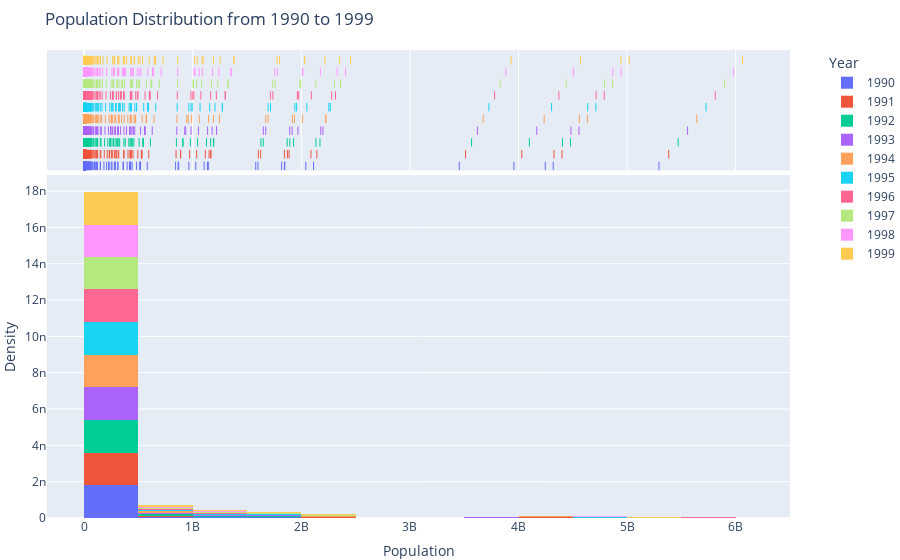

Here is the notebook cell this chart was saved with:
### Markdown cell above
- most populations in the countries are between the 0 to 0.5B in the 10 years from 1980 to 1989
- we have small number of populations in some countries between 4B to 5B
- we can notice the number of populations between the 0.5 and 2 are increasing in these 10 years and bigger than the previous 10 years.

### Code cell
years=data.loc[:,'1990':'1999']
# Reshape the DataFrame for Plotly Express
df = pd.melt(data, value_vars=years.columns, var_name='Year', value_name='Population')

fig = px.histogram(df, x='Population', nbins=15, histnorm='probability density', color='Year',
                   title='Population Distribution from 1990 to 1999',
                   labels={'Population': 'Population', 'Year': 'Year'},
                   marginal='rug')

fig.update_layout(
    xaxis=dict(title='Population'),
    yaxis=dict(title='Density'),
    legend=dict(x=1.05, y=1, traceorder='normal', orientation='v'),
    margin=dict(l=0, r=0, t=50, b=0),
)

fig.show()

### Figure 1 — Plotly figure (JSON) as saved in the notebook; plotly's stock layout.template omitted (floating-point values rounded to 4 significant figures; data arrays with more than 128 entries replaced by an {"elided": "..."} marker saying what was removed)
{"data": [{"alignmentgroup": "True", "bingroup": "x", "histnorm": "probability density", "hovertemplate": "Year=1990<br>Population=%{x}<br>probability density=%{y}<extra></extra>", "legendgroup": "1990", "marker": {"color": "#636efa", "pattern": {"shape": ""}}, "name": "1990", "nbinsx": 15, "offsetgroup": "1990", "orientation": "v", "showlegend": true, "x": {"elided": "264 float values"}, "xaxis": "x", "yaxis": "y", "type": "histogram"}, {"alignmentgroup": "True", "boxpoints": "all", "fillcolor": "rgba(255,255,255,0)", "hoveron": "points", "hovertemplate": "Year=1990<br>Population=%{x}<extra></extra>", "jitter": 0, "legendgroup": "1990", "line": {"color": "rgba(255,255,255,0)"}, "marker": {"color": "#636efa", "symbol": "line-ns-open"}, "name": "1990", "offsetgroup": "1990", "showlegend": false, "x": {"elided": "264 float values"}, "xaxis": "x2", "yaxis": "y2", "type": "box"}, {"alignmentgroup": "True", "bingroup": "x", "histnorm": "probability density", "hovertemplate": "Year=1991<br>Population=%{x}<br>probability density=%{y}<extra></extra>", "legendgroup": "1991", "marker": {"color": "#EF553B", "pattern": {"shape": ""}}, "name": "1991", "nbinsx": 15, "offsetgroup": "1991", "orientation": "v", "showlegend": true, "x": {"elided": "264 float values"}, "xaxis": "x", "yaxis": "y", "type": "histogram"}, {"alignmentgroup": "True", "boxpoints": "all", "fillcolor": "rgba(255,255,255,0)", "hoveron": "points", "hovertemplate": "Year=1991<br>Population=%{x}<extra></extra>", "jitter": 0, "legendgroup": "1991", "line": {"color": "rgba(255,255,255,0)"}, "marker": {"color": "#EF553B", "symbol": "line-ns-open"}, "name": "1991", "offsetgroup": "1991", "showlegend": false, "x": {"elided": "264 float values"}, "xaxis": "x2", "yaxis": "y2", "type": "box"}, {"alignmentgroup": "True", "bingroup": "x", "histnorm": "probability density", "hovertemplate": "Year=1992<br>Population=%{x}<br>probability density=%{y}<extra></extra>", "legendgroup": "1992", "marker": {"color": "#00cc96", "pattern": {"shape": ""}}, "name": "1992", "nbinsx": 15, "offsetgroup": "1992", "orientation": "v", "showlegend": true, "x": {"elided": "264 float values"}, "xaxis": "x", "yaxis": "y", "type": "histogram"}, {"alignmentgroup": "True", "boxpoints": "all", "fillcolor": "rgba(255,255,255,0)", "hoveron": "points", "hovertemplate": "Year=1992<br>Population=%{x}<extra></extra>", "jitter": 0, "legendgroup": "1992", "line": {"color": "rgba(255,255,255,0)"}, "marker": {"color": "#00cc96", "symbol": "line-ns-open"}, "name": "1992", "offsetgroup": "1992", "showlegend": false, "x": {"elided": "264 float values"}, "xaxis": "x2", "yaxis": "y2", "type": "box"}, {"alignmentgroup": "True", "bingroup": "x", "histnorm": "probability density", "hovertemplate": "Year=1993<br>Population=%{x}<br>probability density=%{y}<extra></extra>", "legendgroup": "1993", "marker": {"color": "#ab63fa", "pattern": {"shape": ""}}, "name": "1993", "nbinsx": 15, "offsetgroup": "1993", "orientation": "v", "showlegend": true, "x": {"elided": "264 float values"}, "xaxis": "x", "yaxis": "y", "type": "histogram"}, {"alignmentgroup": "True", "boxpoints": "all", "fillcolor": "rgba(255,255,255,0)", "hoveron": "points", "hovertemplate": "Year=1993<br>Population=%{x}<extra></extra>", "jitter": 0, "legendgroup": "1993", "line": {"color": "rgba(255,255,255,0)"}, "marker": {"color": "#ab63fa", "symbol": "line-ns-open"}, "name": "1993", "offsetgroup": "1993", "showlegend": false, "x": {"elided": "264 float values"}, "xaxis": "x2", "yaxis": "y2", "type": "box"}, {"alignmentgroup": "True", "bingroup": "x", "histnorm": "probability density", "hovertemplate": "Year=1994<br>Population=%{x}<br>probability density=%{y}<extra></extra>", "legendgroup": "1994", "marker": {"color": "#FFA15A", "pattern": {"shape": ""}}, "name": "1994", "nbinsx": 15, "offsetgroup": "1994", "orientation": "v", "showlegend": true, "x": {"elided": "264 float values"}, "xaxis": "x", "yaxis": "y", "type": "histogram"}, {"alignmentgroup": "True", "boxpoints": "all", "fillcolor": "rgba(255,255,255,0)", "hoveron": "points", "hovertemplate": "Year=1994<br>Population=%{x}<extra></extra>", "jitter": 0, "legendgroup": "1994", "line": {"color": "rgba(255,255,255,0)"}, "marker": {"color": "#FFA15A", "symbol": "line-ns-open"}, "name": "1994", "offsetgroup": "1994", "showlegend": false, "x": {"elided": "264 float values"}, "xaxis": "x2", "yaxis": "y2", "type": "box"}, {"alignmentgroup": "True", "bingroup": "x", "histnorm": "probability density", "hovertemplate": "Year=1995<br>Population=%{x}<br>probability density=%{y}<extra></extra>", "legendgroup": "1995", "marker": {"color": "#19d3f3", "pattern": {"shape": ""}}, "name": "1995", "nbinsx": 15, "offsetgroup": "1995", "orientation": "v", "showlegend": true, "x": {"elided": "264 float values"}, "xaxis": "x", "yaxis": "y", "type": "histogram"}, {"alignmentgroup": "True", "boxpoints": "all", "fillcolor": "rgba(255,255,255,0)", "hoveron": "points", "hovertemplate": "Year=1995<br>Population=%{x}<extra></extra>", "jitter": 0, "legendgroup": "1995", "line": {"color": "rgba(255,255,255,0)"}, "marker": {"color": "#19d3f3", "symbol": "line-ns-open"}, "name": "1995", "offsetgroup": "1995", "showlegend": false, "x": {"elided": "264 float values"}, "xaxis": "x2", "yaxis": "y2", "type": "box"}, {"alignmentgroup": "True", "bingroup": "x", "histnorm": "probability density", "hovertemplate": "Year=1996<br>Population=%{x}<br>probability density=%{y}<extra></extra>", "legendgroup": "1996", "marker": {"color": "#FF6692", "pattern": {"shape": ""}}, "name": "1996", "nbinsx": 15, "offsetgroup": "1996", "orientation": "v", "showlegend": true, "x": {"elided": "264 float values"}, "xaxis": "x", "yaxis": "y", "type": "histogram"}, {"alignmentgroup": "True", "boxpoints": "all", "fillcolor": "rgba(255,255,255,0)", "hoveron": "points", "hovertemplate": "Year=1996<br>Population=%{x}<extra></extra>", "jitter": 0, "legendgroup": "1996", "line": {"color": "rgba(255,255,255,0)"}, "marker": {"color": "#FF6692", "symbol": "line-ns-open"}, "name": "1996", "offsetgroup": "1996", "showlegend": false, "x": {"elided": "264 float values"}, "xaxis": "x2", "yaxis": "y2", "type": "box"}, {"alignmentgroup": "True", "bingroup": "x", "histnorm": "probability density", "hovertemplate": "Year=1997<br>Population=%{x}<br>probability density=%{y}<extra></extra>", "legendgroup": "1997", "marker": {"color": "#B6E880", "pattern": {"shape": ""}}, "name": "1997", "nbinsx": 15, "offsetgroup": "1997", "orientation": "v", "showlegend": true, "x": {"elided": "264 float values"}, "xaxis": "x", "yaxis": "y", "type": "histogram"}, {"alignmentgroup": "True", "boxpoints": "all", "fillcolor": "rgba(255,255,255,0)", "hoveron": "points", "hovertemplate": "Year=1997<br>Population=%{x}<extra></extra>", "jitter": 0, "legendgroup": "1997", "line": {"color": "rgba(255,255,255,0)"}, "marker": {"color": "#B6E880", "symbol": "line-ns-open"}, "name": "1997", "offsetgroup": "1997", "showlegend": false, "x": {"elided": "264 float values"}, "xaxis": "x2", "yaxis": "y2", "type": "box"}, {"alignmentgroup": "True", "bingroup": "x", "histnorm": "probability density", "hovertemplate": "Year=1998<br>Population=%{x}<br>probability density=%{y}<extra></extra>", "legendgroup": "1998", "marker": {"color": "#FF97FF", "pattern": {"shape": ""}}, "name": "1998", "nbinsx": 15, "offsetgroup": "1998", "orientation": "v", "showlegend": true, "x": {"elided": "264 float values"}, "xaxis": "x", "yaxis": "y", "type": "histogram"}, {"alignmentgroup": "True", "boxpoints": "all", "fillcolor": "rgba(255,255,255,0)", "hoveron": "points", "hovertemplate": "Year=1998<br>Population=%{x}<extra></extra>", "jitter": 0, "legendgroup": "1998", "line": {"color": "rgba(255,255,255,0)"}, "marker": {"color": "#FF97FF", "symbol": "line-ns-open"}, "name": "1998", "offsetgroup": "1998", "showlegend": false, "x": {"elided": "264 float values"}, "xaxis": "x2", "yaxis": "y2", "type": "box"}, {"alignmentgroup": "True", "bingroup": "x", "histnorm": "probability density", "hovertemplate": "Year=1999<br>Population=%{x}<br>probability density=%{y}<extra></extra>", "legendgroup": "1999", "marker": {"color": "#FECB52", "pattern": {"shape": ""}}, "name": "1999", "nbinsx": 15, "offsetgroup": "1999", "orientation": "v", "showlegend": true, "x": {"elided": "264 float values"}, "xaxis": "x", "yaxis": "y", "type": "histogram"}, {"alignmentgroup": "True", "boxpoints": "all", "fillcolor": "rgba(255,255,255,0)", "hoveron": "points", "hovertemplate": "Year=1999<br>Population=%{x}<extra></extra>", "jitter": 0, "legendgroup": "1999", "line": {"color": "rgba(255,255,255,0)"}, "marker": {"color": "#FECB52", "symbol": "line-ns-open"}, "name": "1999", "offsetgroup": "1999", "showlegend": false, "x": {"elided": "264 float values"}, "xaxis": "x2", "yaxis": "y2", "type": "box"}], "layout": {"xaxis": {"anchor": "y", "domain": [0.0, 1.0], "title": {"text": "Population"}}, "yaxis": {"anchor": "x", "domain": [0.0, 0.7326], "title": {"text": "Density"}}, "xaxis2": {"anchor": "y2", "domain": [0.0, 1.0], "matches": "x", "showticklabels": false, "showgrid": true}, "yaxis2": {"anchor": "x2", "domain": [0.7426, 1.0], "matches": "y2", "showticklabels": false, "showline": false, "ticks": "", "showgrid": false}, "legend": {"title": {"text": "Year"}, "tracegroupgap": 0, "x": 1.05, "y": 1, "traceorder": "normal", "orientation": "v"}, "title": {"text": "Population Distribution from 1990 to 1999"}, "barmode": "relative", "margin": {"l": 0, "r": 0, "t": 50, "b": 0}}}
